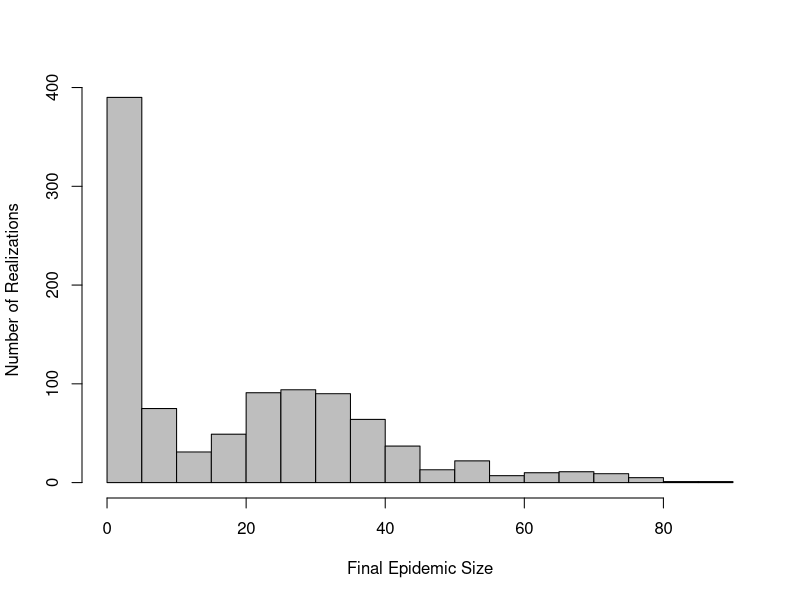
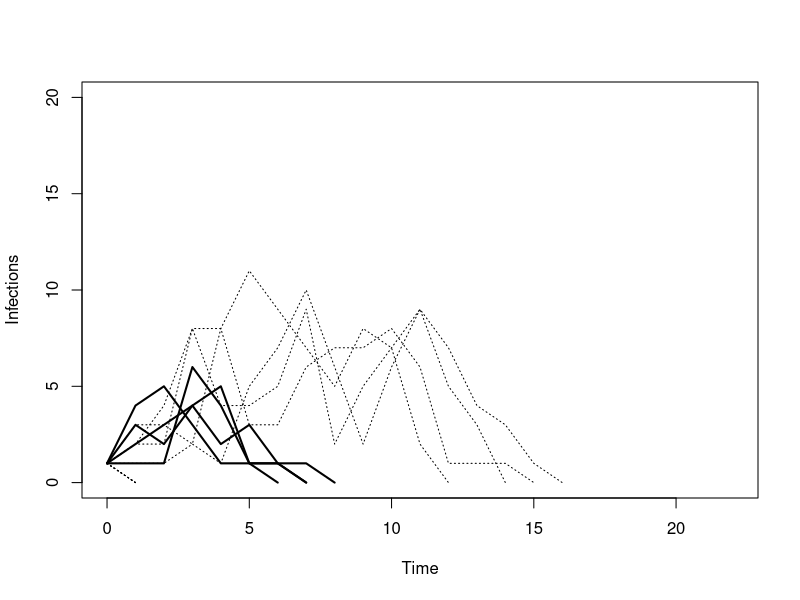
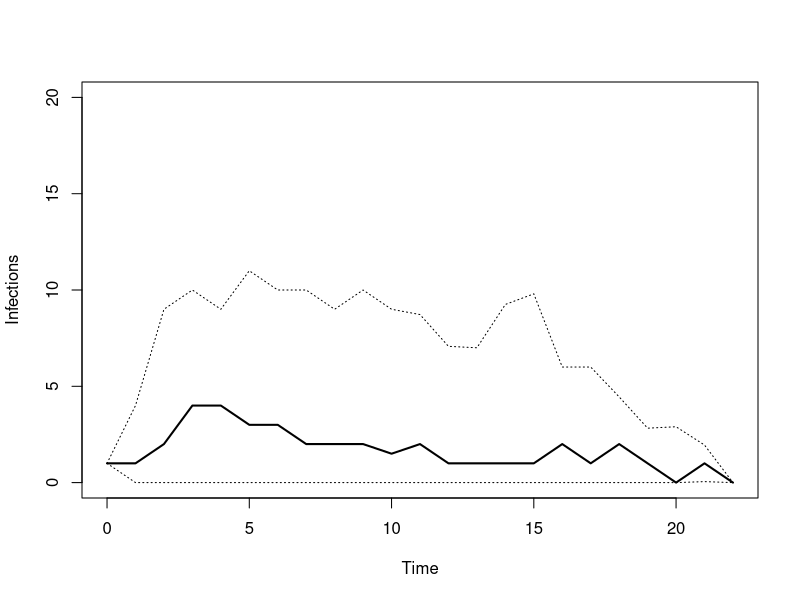
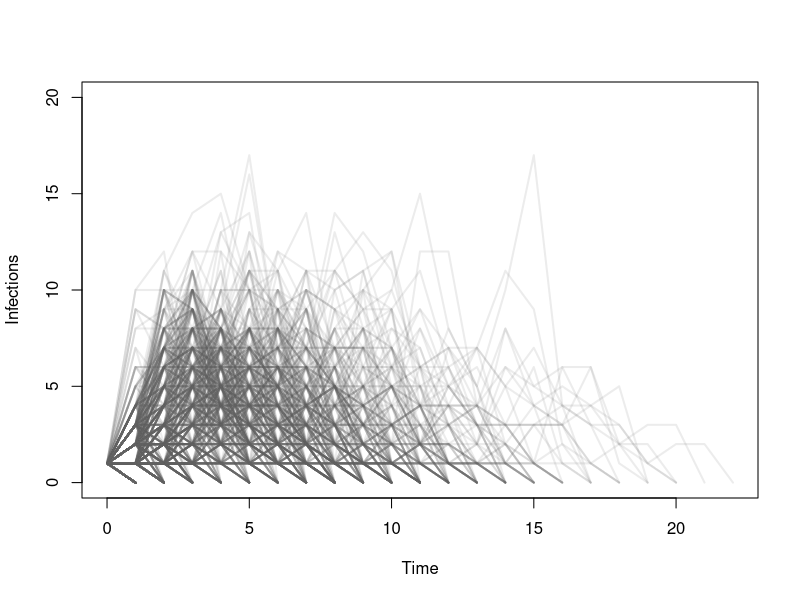
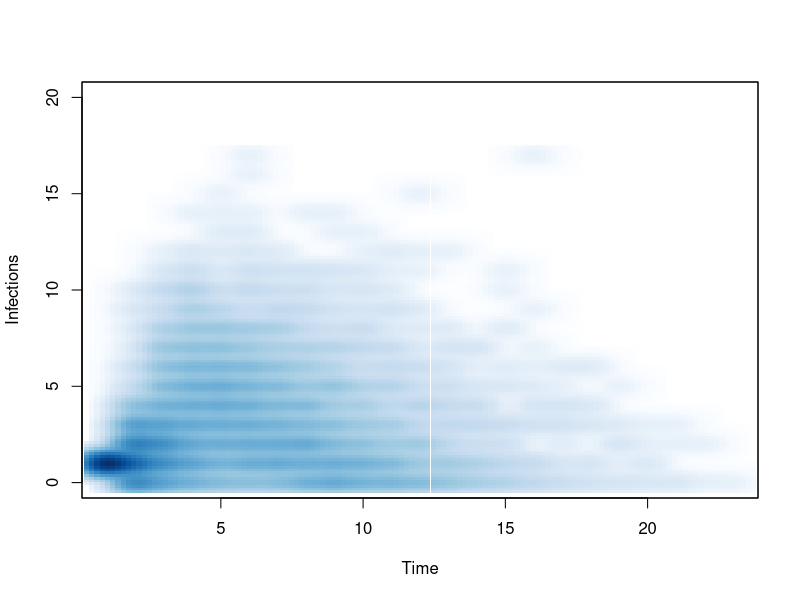
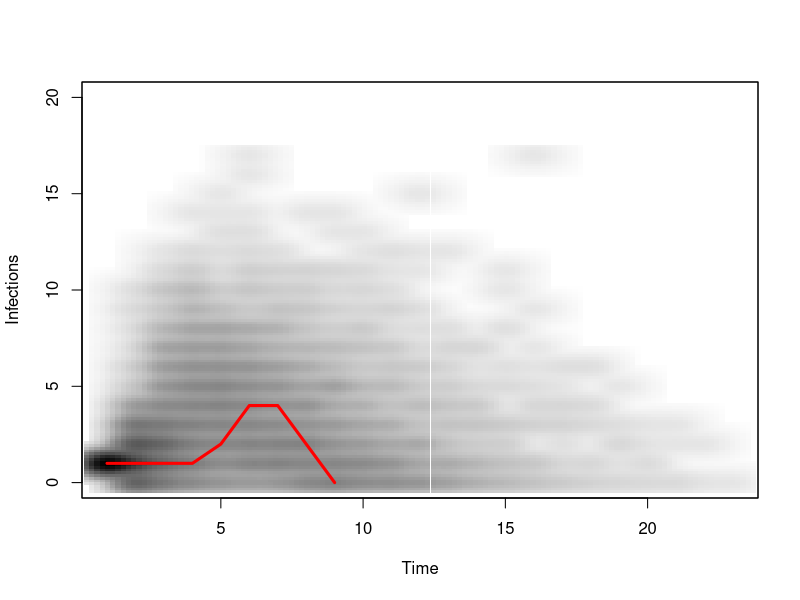

The R script that drew these images, in order:
####################################################################################################
# Source code: Visualizing Results from Infection Transmission Models:                             #
# A Case Against 'Confidence Intervals'                                                            #
# Author: Eric Lofgren, MSPH (Eric.Lofgren@unc.edu)                                                #                       
# Affiliation: Dept. of Epidemiology, UNC Gillings School of Global Public Health, Chapel Hill, NC #
####################################################################################################

##########################
# Simulation Information #
##########################
# Simulation was run using EpiFire 2.33 (http://sourceforge.net/projects/epifire/)
# Network data source: Largest connected component of Goodreau’s Faux Mesa High School from statnet
# Simulation type: Percolation
# Transmissibility: 0.5053
# Patient zero count: 1
# Number of runs: 1000
# Results file: visualizing_data.dat

###########################################################
# Setting Global Variables, Modifying Data Sets as Needed #
###########################################################
#Download visualizing_data.dat, move it to your R working directory
#Import data into R
epidemic_timeseries <- read.csv("visualizing_data.dat", sep=",", header= F)

#Create a matrix-based representation of the results, set a few details about the simulation
#This will be used in Figure 3C and in the creation of other variables
timeseries_matrix <- as.matrix(epidemic_timeseries)
max_length <- 22 # Number of observations in epidemic_timeseries - 1
realizations <- 1000 # How many realizations of the model were run

#Create a new vector with the total number of cases for each epidemic
epidemic_sizes <- colSums(timeseries_matrix, na.rm = TRUE)
median_size<- median(epidemic_sizes)
upper_size <- quantile(epidemic_sizes, probs = c(0.975), na.rm=TRUE)
lower_size <- quantile(epidemic_sizes, probs = c(0.025), na.rm=TRUE)

#Select possible realizations representing the median, 2.5th and 97.5th percentiles of epidemic size
#Draw 4 of each. More can be drawn, but plot becomes progressively less clear
#These will be used for Figure 3A
median_candidates <- which(epidemic_sizes == median_size)
median_sample <- sample(median_candidates, 4)
median_realizations<- epidemic_timeseries[median_sample]

upper_candidates <- which(epidemic_sizes == upper_size)
upper_sample <- sample(upper_candidates, 4)
upper_realizations<- epidemic_timeseries[upper_sample]

lower_candidates <- which(epidemic_sizes == lower_size)
lower_sample <- sample(lower_candidates, 4)
lower_realizations<- epidemic_timeseries[lower_sample]

#Find the median and pointwise 2.5th and 97.5th quantiles for each simulated timestep
#This will be used for Figure 3B
median_line <- apply(epidemic_timeseries, 1, median, na.rm = TRUE)
pointwise_CI <- apply(epidemic_timeseries, 1, quantile, probs = c(0.025, 0.975),  na.rm = TRUE)

#Create a long dataset with all epidemics in a single column with a timestamp
#This will be used in Figure 3D
stack_series <- stack(epidemic_timeseries)
timestamp <- data.frame(rep(seq(1,23),realizations))
long_series<- cbind(stack_series,timestamp)
long_series<- long_series[,-2] #delete extraneous column

############
# Figure 2 #
############
#Histogram of Final Epidemic Sizes
pdf('epidemic_histogram.pdf')
hist(epidemic_sizes, breaks = 20, col = "grey", xlab = "Final Epidemic Size", ylab = "Number of Realizations", main="")
dev.off()

#############
# Figure 3A #
#############
#Plot four realizations each of the median, 2.5th and 97.5th percentiles of epidemic sizes
pdf('final_size_intervals.pdf')
plot(0:max_length, rep(NA,max_length+1),main="", xlab="Time",ylab="Infections", ylim=c(0,20))
for (i in 1:4){
	lines(0:max_length,median_realizations[,i], lwd = 2, col = "black")
	lines(0:max_length,upper_realizations[,i], lwd = 1, col = "black", lty = 3)
	lines(0:max_length,lower_realizations[,i], lwd = 1, col = "black", lty = 3)
}
dev.off()

#############
# Figure 3B #
#############
#Plot the pointwise median, 2.5th and 97.5th percentiles of the simulations
pdf('pointwise_intervals.pdf')
plot(0:max_length, rep(NA,max_length+1), main="", xlab="Time",ylab="Infections",ylim=c(0,20))
lines(0:max_length,median_line,lwd=2,col="black") #Plot Median Line
lines(0:max_length,pointwise_CI[1,], lwd=1, col="black", lty = 3) #Plot Lower Interval
lines(0:max_length,pointwise_CI[2,], lwd=1, col="black", lty=3) #Plot Upper Interval
dev.off()

#############
# Figure 3C #
#############
#Plot of each run individually, with transparency set to 70% transparent
pdf('overplotted_lines.pdf')
plot(0:max_length, rep(NA,max_length+1),main="",xlab="Time", ylab="Infections", ylim=c(0,20))
for (i in 1:realizations) {
  lines(0:max_length, timeseries_matrix [ ,i],lwd=2,col=rgb(100,100,100,30,maxColorValue=255))
}
dev.off()

#############
# Figure 3D #
#############
#Smooth scatterplot of the epidemic data, with 128 bins, and plotting of the individual points turned off
pdf('smoothed.pdf')
smoothScatter(long_series[,2],long_series[,1],nbin=128,nrpoints=0,main="", xlab="Time",ylab="Infections", ylim=c(0,20))
dev.off()

#############
# eFigure 1 #
#############
# Smooth greyscale scatterplot similar to Figure 3D, with the addition of a single overlayed trajectory of interest
# In this example, the trajectory plotted is one of the candidate "median" realizations
pdf('smooth_with_trajectory.pdf')
smoothScatter(long_series[,2],long_series[,1],nbin=128,nrpoints=0,main="", xlab="Time",ylab="Infections", ylim=c(0,20),colramp=colorRampPalette(RColorBrewer::brewer.pal(9,"Greys")))
single_trajectory <- epidemic_timeseries[sample(median_candidates, 1)]
lines(single_trajectory, lwd = 3, col = "red")
dev.off()
